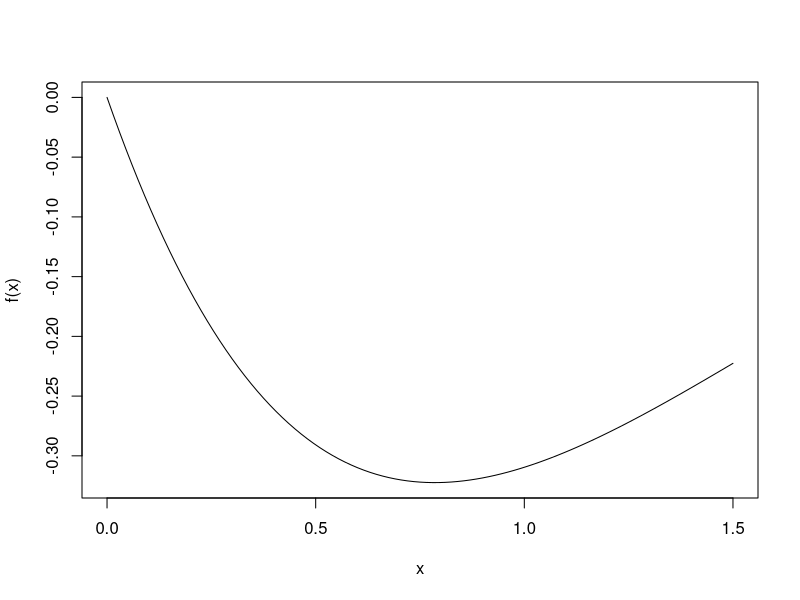

Here is the R script that generated this plot:
## ---- chunk 1
library(tidyverse)
library(modelr)
library(viridis)
knitr::opts_chunk$set(
	echo = TRUE,
	warning = FALSE,
	fig.width = 8, 
  fig.height = 6,
  out.width = "90%"
)
options(
  ggplot2.continuous.colour = "viridis",
  ggplot2.continuous.fill = "viridis"
)
scale_colour_discrete = scale_colour_viridis_d
scale_fill_discrete = scale_fill_viridis_d
theme_set(theme_minimal() + theme(legend.position = "bottom"))
## ---- chunk 2
#R codes:

f = function(x){
  return(-sin(x)*exp(-x))
}


optimize(f, interval = c(0, 1.5))
## ---- chunk 3
curve(f, from = 0, to = 1.5)
## ---- chunk 4
w = .618
a =  0
b = 1.5
tol = 1e-10
i = 0  # iteration index
x1 = (1 - w) * (b - a) + a
x2 = x1 + w * (b - a) * (1 - w)
res = c(a, b, x1, x2)

findmin = function() {
  while (abs(b - a) > tol) {
    i <- i + 1
    if (f(b) > f(a)) {
      b <- x2
      x1 <- (1 - w) * (b - a) + a
      x2 <- x1 + w * (b - a) * (1 - w)
    }
    else {
      a <- x1
      x1 <- x2
      x2 <- x1 + w * (b - a) * (1 - w)
    }
    res <- rbind(res, c(i, a, b, x1, x2))
  }

    return(res)
}

findmin()

min = last(findmin())
## ---- chunk 5
#R codes:

poissonstuff <- function(dat, betavec) {
  alpha = betavec[1]
  beta = betavec[2]
  log_lambda <- alpha + beta * dat$x
  lambda <- exp(log_lambda)
  loglik <- sum(dat$y * log_lambda - lambda - log(factorial(dat$y)))
  grad <- c(sum(dat$y * dat$x - dat$x * lambda), 
            sum(dat$y - lambda))
  Hess <- matrix((-1) * c((-1) * sum(dat$x^2 * lambda),
                    rep((-1) * sum(dat$x * lambda), 2),
                    (-1) * sum(lambda)), ncol = 2)
  return(list(loglik = loglik, grad = grad, Hess = Hess))
}
## ---- chunk 6
set.seed(22)
n <- 5000
truebeta <- c(1, .03)
x <- rnorm(n)
lambda <- exp(truebeta[1] + truebeta[2] * x)
y = rpois(n, lambda)
dat = list(x=x, y=y)
## ---- chunk 7
NewtonRaphson <- function(dat, func, start, tol = 1e-5, maxiter = 200) {
  i <- 0
  cur <- start
  stuff <- func(dat, cur)
  l = 1
  prevloglik <- -Inf      # To make sure it iterates
  res = c(0, stuff$loglik, cur)
  while (i < maxiter && abs(stuff$loglik - prevloglik) > tol) {
    i = i + 1
    if (t(stuff$grad) %*% stuff$Hess %*% stuff$grad > 0) {
      Hess = stuff$Hess - 3*diag(max(stuff$Hess), nrow(stuff$Hess))
    }
    else {
      Hess = stuff$Hess
    }
    prev <- cur
    grad <- stuff$grad
    prevloglik <- stuff$loglik
    cur = prev - l * solve(Hess) %*% grad
    stuff = func(dat, cur)
    res <- rbind(res, c(i, stuff$loglik, cur)) # Add current values to results matrix
    while (stuff$loglik < prevloglik) {
      i = i + 1
      if (t(stuff$grad) %*% stuff$Hess %*% stuff$grad > 0) {
        Hess = stuff$Hess - 3*diag(max(stuff$Hess), nrow(stuff$Hess))
      }
      else {
        Hess = stuff$Hess
      }
      l = 0.5*l
      cur <- prev - l * solve(Hess) %*% grad
      stuff = func(dat, cur)
      res = rbind(res, c(i, stuff$loglik, cur))
    }
  }
  return(res)
}
## ---- chunk 8
NewtonRaphson(list(x=x, y=y), poissonstuff, start = c(1, -2))
poissonstuff(list(x=x, y=y), c(1, -2))

## ---- chunk 9
blood_dat = tibble(
  obs = c(26, 27, 42, 7),
  type = c("A", "B", "O", "AB")
)

pars = tibble(
  p_o = .33,
  p_a = .33,
  p_b = .33
)

fpars = function(p_a = p_a, p_b = p_b, p_o = p_o){
  pars = tibble(
   p_o,
   p_a,
   p_b
  )
}
## ---- chunk 10
n_aa = function(df = blood_dat, pars){
  df %>% 
  filter(type == "A") %>%
  pull(obs) %>% 
  prod(., pars$p_a^2, (pars$p_a^2 + 2 * pars$p_a * pars$p_o)^(-1))
}

n_ao = function(df = blood_dat, pars){
  df %>% 
  filter(type == "A") %>%
  pull(obs) %>% 
  prod(., 2, pars$p_a, pars$p_o, (pars$p_a^2 + 2 * pars$p_a * pars$p_o)^(-1))
}

n_bb = function(df = blood_dat, pars){
  df %>% 
  filter(type == "B") %>%
  pull(obs) %>% 
  prod(., pars$p_b^2, (pars$p_a^2 + 2 * pars$p_b * pars$p_o)^(-1))
}

n_bo = function(df = blood_dat, pars){
  df %>% 
  filter(type == "B") %>%
  pull(obs) %>% 
  prod(., 2, pars$p_b, pars$p_o, (pars$p_a^2 + 2 * pars$p_b * pars$p_o)^(-1))
}

n_ab = blood_dat %>% 
  filter(type == "AB") %>% 
  pull(obs)

n_oo = blood_dat %>% 
  filter(type == "O") %>% 
  pull(obs)
## ---- chunk 11
fnobs = function(df = blood_dat, pars = pars) {
  nobs = tibble(
    N_AA = n_aa(blood_dat, pars),
    N_AO = n_ao(blood_dat, pars),
    N_BB = n_bb(blood_dat, pars),
    N_BO = n_bo(blood_dat, pars),
    N_AB = n_ab,
    N_OO = n_oo
  )
  return(nobs)
}

nobs = fnobs(blood_dat, pars)
## ---- chunk 12
nobs = tibble(
  N_AA = n_aa(blood_dat, pars),
  N_AO = n_ao(blood_dat, pars),
  N_BB = n_bb(blood_dat, pars),
  N_BO = n_bo(blood_dat, pars),
  N_AB = n_ab,
  N_OO = n_oo
)
## ---- chunk 13
lik = function(nobs, pars) {
    loglik = nobs$N_AA * log(pars$p_a^2) + nobs$N_AO * log(2*pars$p_a*pars$p_o) + nobs$N_BB * log(pars$p_b^2) + nobs$N_BO * log(2*pars$p_b*pars$p_o) + nobs$N_AB*log(2*pars$p_a*pars$p_b) + nobs$N_OO * log(pars$p_o^2) + log(factorial(sum(nobs)))/prod(factorial(nobs$N_AA), factorial(nobs$N_AO), factorial(nobs$N_BB), factorial(nobs$N_BO), factorial(nobs$N_AB), factorial(nobs$N_OO))
    return(loglik)
}
## ---- chunk 14
delta = function(df = blood_dat, nobs = nobs, pars = c(p_a = .33, p_b = .33, p_o = .33), tol = 1e-10, maxiter = 200){
  i = 0
  p_o = pars$p_o
  p_b = pars$p_b
  p_a = pars$p_a
  prevpars = fpars(p_a, p_b, p_o)
  prevloglik = -Inf
  loglik = lik(nobs, pars)
  prevnobs = fnobs(blood_dat, pars)
  res = c(0, loglik, prevpars)
  while (i < maxiter && abs(loglik - prevloglik) > tol) {
    i = i + 1
    prevloglik = loglik
    prevnobs = nobs
    lambda = (2) * sum(nobs)
    p_a = (2 * prevnobs$N_AA + prevnobs$N_AO + prevnobs$N_AB)/(lambda)
    p_b = (2 * prevnobs$N_BB + prevnobs$N_BO + prevnobs$N_AB)/(lambda)
    p_o = (2 * prevnobs$N_OO + prevnobs$N_AO + prevnobs$N_BO)/(lambda)
    pars = fpars(p_a, p_b, p_o)
    nobs = fnobs(blood_dat, pars)
    loglik = lik(nobs, pars)
    res = rbind(res, c(i, loglik, pars))
  }
  return(res)
}
## ---- chunk 15
delta(blood_dat, nobs, pars)
